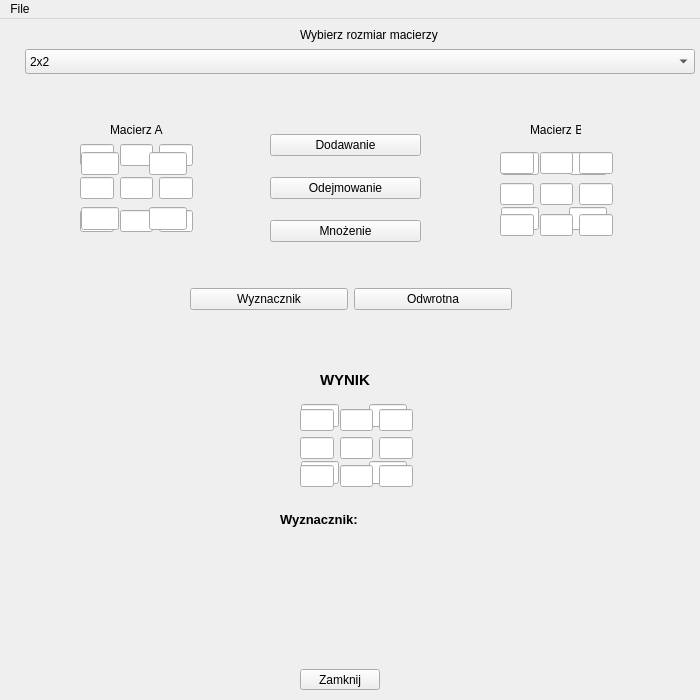
<?xml version="1.0" encoding="UTF-8"?>
<ui version="4.0">
 <class>KalkuM</class>
 <widget class="QMainWindow" name="KalkuM">
  <property name="enabled">
   <bool>true</bool>
  </property>
  <property name="geometry">
   <rect>
    <x>0</x>
    <y>0</y>
    <width>700</width>
    <height>700</height>
   </rect>
  </property>
  <property name="windowTitle">
   <string>KalkuM</string>
  </property>
  <widget class="QWidget" name="centralwidget">
   <widget class="QPushButton" name="pushButtonClose">
    <property name="geometry">
     <rect>
      <x>300</x>
      <y>650</y>
      <width>80</width>
      <height>21</height>
     </rect>
    </property>
    <property name="text">
     <string>Zamknij</string>
    </property>
   </widget>
   <widget class="QComboBox" name="comboBox">
    <property name="geometry">
     <rect>
      <x>25</x>
      <y>30</y>
      <width>670</width>
      <height>25</height>
     </rect>
    </property>
    <item>
     <property name="text">
      <string>2x2</string>
     </property>
    </item>
    <item>
     <property name="text">
      <string>3x3</string>
     </property>
    </item>
   </widget>
   <widget class="QLabel" name="label">
    <property name="geometry">
     <rect>
      <x>300</x>
      <y>0</y>
      <width>150</width>
      <height>31</height>
     </rect>
    </property>
    <property name="text">
     <string>Wybierz rozmiar macierzy</string>
    </property>
   </widget>
   <widget class="QWidget" name="gridLayoutWidget">
    <property name="geometry">
     <rect>
      <x>270</x>
      <y>100</y>
      <width>151</width>
      <height>141</height>
     </rect>
    </property>
    <layout class="QGridLayout" name="gridLayout">
     <item row="0" column="0">
      <widget class="QPushButton" name="pushButton_2">
       <property name="text">
        <string>Dodawanie</string>
       </property>
      </widget>
     </item>
     <item row="1" column="0">
      <widget class="QPushButton" name="pushButton">
       <property name="text">
        <string>Odejmowanie</string>
       </property>
      </widget>
     </item>
     <item row="2" column="0">
      <widget class="QPushButton" name="pushButton_3">
       <property name="text">
        <string>Mnożenie</string>
       </property>
      </widget>
     </item>
    </layout>
   </widget>
   <widget class="QWidget" name="gridLayoutWidget_2">
    <property name="geometry">
     <rect>
      <x>190</x>
      <y>260</y>
      <width>322</width>
      <height>41</height>
     </rect>
    </property>
    <layout class="QGridLayout" name="gridLayout_2">
     <item row="0" column="1">
      <widget class="QPushButton" name="pushButton_5">
       <property name="text">
        <string>Odwrotna</string>
       </property>
      </widget>
     </item>
     <item row="0" column="0">
      <widget class="QPushButton" name="pushButton_4">
       <property name="text">
        <string>Wyznacznik</string>
       </property>
      </widget>
     </item>
    </layout>
   </widget>
   <widget class="QWidget" name="gridWidget_3" native="true">
    <property name="geometry">
     <rect>
      <x>80</x>
      <y>130</y>
      <width>108</width>
      <height>84</height>
     </rect>
    </property>
    <layout class="QGridLayout" name="gridLayout_3">
     <property name="leftMargin">
      <number>1</number>
     </property>
     <property name="topMargin">
      <number>1</number>
     </property>
     <property name="rightMargin">
      <number>1</number>
     </property>
     <property name="bottomMargin">
      <number>1</number>
     </property>
     <property name="spacing">
      <number>30</number>
     </property>
     <item row="2" column="2">
      <widget class="QLineEdit" name="lineEdit_2">
       <property name="font">
        <font>
         <pointsize>10</pointsize>
        </font>
       </property>
       <property name="inputMethodHints">
        <set>Qt::ImhFormattedNumbersOnly|Qt::ImhPreferNumbers</set>
       </property>
       <property name="maxLength">
        <number>9999</number>
       </property>
       <property name="frame">
        <bool>true</bool>
       </property>
       <property name="alignment">
        <set>Qt::AlignCenter</set>
       </property>
      </widget>
     </item>
     <item row="1" column="3">
      <widget class="QLineEdit" name="lineEdit_3">
       <property name="font">
        <font>
         <pointsize>10</pointsize>
        </font>
       </property>
       <property name="inputMethodHints">
        <set>Qt::ImhFormattedNumbersOnly|Qt::ImhPreferNumbers</set>
       </property>
       <property name="maxLength">
        <number>9999</number>
       </property>
       <property name="frame">
        <bool>true</bool>
       </property>
       <property name="alignment">
        <set>Qt::AlignCenter</set>
       </property>
      </widget>
     </item>
     <item row="2" column="3">
      <widget class="QLineEdit" name="lineEdit_4">
       <property name="font">
        <font>
         <pointsize>10</pointsize>
        </font>
       </property>
       <property name="inputMethodHints">
        <set>Qt::ImhFormattedNumbersOnly|Qt::ImhPreferNumbers</set>
       </property>
       <property name="maxLength">
        <number>9999</number>
       </property>
       <property name="frame">
        <bool>true</bool>
       </property>
       <property name="alignment">
        <set>Qt::AlignCenter</set>
       </property>
      </widget>
     </item>
     <item row="1" column="2">
      <widget class="QLineEdit" name="lineEdit">
       <property name="enabled">
        <bool>true</bool>
       </property>
       <property name="font">
        <font>
         <pointsize>10</pointsize>
        </font>
       </property>
       <property name="inputMethodHints">
        <set>Qt::ImhFormattedNumbersOnly|Qt::ImhPreferNumbers</set>
       </property>
       <property name="maxLength">
        <number>999</number>
       </property>
       <property name="frame">
        <bool>true</bool>
       </property>
       <property name="alignment">
        <set>Qt::AlignCenter</set>
       </property>
      </widget>
     </item>
    </layout>
   </widget>
   <widget class="QWidget" name="gridWidget_4" native="true">
    <property name="geometry">
     <rect>
      <x>500</x>
      <y>130</y>
      <width>108</width>
      <height>84</height>
     </rect>
    </property>
    <layout class="QGridLayout" name="gridLayout_4">
     <property name="leftMargin">
      <number>1</number>
     </property>
     <property name="topMargin">
      <number>1</number>
     </property>
     <property name="rightMargin">
      <number>1</number>
     </property>
     <property name="bottomMargin">
      <number>1</number>
     </property>
     <property name="spacing">
      <number>30</number>
     </property>
     <item row="2" column="2">
      <widget class="QLineEdit" name="lineEdit_5">
       <property name="font">
        <font>
         <pointsize>10</pointsize>
        </font>
       </property>
       <property name="inputMethodHints">
        <set>Qt::ImhFormattedNumbersOnly|Qt::ImhPreferNumbers</set>
       </property>
       <property name="maxLength">
        <number>999</number>
       </property>
       <property name="frame">
        <bool>true</bool>
       </property>
       <property name="alignment">
        <set>Qt::AlignCenter</set>
       </property>
      </widget>
     </item>
     <item row="1" column="2">
      <widget class="QLineEdit" name="lineEdit_6">
       <property name="enabled">
        <bool>true</bool>
       </property>
       <property name="font">
        <font>
         <pointsize>10</pointsize>
        </font>
       </property>
       <property name="inputMethodHints">
        <set>Qt::ImhFormattedNumbersOnly|Qt::ImhPreferNumbers</set>
       </property>
       <property name="maxLength">
        <number>9999</number>
       </property>
       <property name="frame">
        <bool>true</bool>
       </property>
       <property name="alignment">
        <set>Qt::AlignCenter</set>
       </property>
      </widget>
     </item>
     <item row="1" column="3">
      <widget class="QLineEdit" name="lineEdit_7">
       <property name="font">
        <font>
         <pointsize>10</pointsize>
        </font>
       </property>
       <property name="inputMethodHints">
        <set>Qt::ImhFormattedNumbersOnly|Qt::ImhPreferNumbers</set>
       </property>
       <property name="maxLength">
        <number>9999</number>
       </property>
       <property name="frame">
        <bool>true</bool>
       </property>
       <property name="alignment">
        <set>Qt::AlignCenter</set>
       </property>
      </widget>
     </item>
     <item row="2" column="3">
      <widget class="QLineEdit" name="lineEdit_8">
       <property name="font">
        <font>
         <pointsize>10</pointsize>
        </font>
       </property>
       <property name="inputMethodHints">
        <set>Qt::ImhFormattedNumbersOnly|Qt::ImhPreferNumbers</set>
       </property>
       <property name="maxLength">
        <number>9999</number>
       </property>
       <property name="frame">
        <bool>true</bool>
       </property>
       <property name="alignment">
        <set>Qt::AlignCenter</set>
       </property>
      </widget>
     </item>
    </layout>
   </widget>
   <widget class="QLabel" name="label_2">
    <property name="geometry">
     <rect>
      <x>110</x>
      <y>100</y>
      <width>61</width>
      <height>21</height>
     </rect>
    </property>
    <property name="text">
     <string>Macierz A</string>
    </property>
   </widget>
   <widget class="QLabel" name="label_3">
    <property name="geometry">
     <rect>
      <x>530</x>
      <y>100</y>
      <width>51</width>
      <height>21</height>
     </rect>
    </property>
    <property name="text">
     <string>Macierz B</string>
    </property>
   </widget>
   <widget class="QWidget" name="gridWidget_5" native="true">
    <property name="geometry">
     <rect>
      <x>300</x>
      <y>380</y>
      <width>108</width>
      <height>91</height>
     </rect>
    </property>
    <layout class="QGridLayout" name="gridLayout_5">
     <property name="leftMargin">
      <number>1</number>
     </property>
     <property name="topMargin">
      <number>1</number>
     </property>
     <property name="rightMargin">
      <number>1</number>
     </property>
     <property name="bottomMargin">
      <number>1</number>
     </property>
     <property name="spacing">
      <number>30</number>
     </property>
     <item row="1" column="0">
      <widget class="QLineEdit" name="lineEdit_9">
       <property name="font">
        <font>
         <pointsize>10</pointsize>
        </font>
       </property>
       <property name="inputMethodHints">
        <set>Qt::ImhFormattedNumbersOnly|Qt::ImhPreferNumbers</set>
       </property>
       <property name="maxLength">
        <number>99999</number>
       </property>
       <property name="frame">
        <bool>true</bool>
       </property>
       <property name="alignment">
        <set>Qt::AlignCenter</set>
       </property>
       <property name="readOnly">
        <bool>true</bool>
       </property>
      </widget>
     </item>
     <item row="0" column="1">
      <widget class="QLineEdit" name="lineEdit_11">
       <property name="font">
        <font>
         <pointsize>10</pointsize>
        </font>
       </property>
       <property name="inputMethodHints">
        <set>Qt::ImhFormattedNumbersOnly|Qt::ImhPreferNumbers</set>
       </property>
       <property name="maxLength">
        <number>99999</number>
       </property>
       <property name="frame">
        <bool>true</bool>
       </property>
       <property name="alignment">
        <set>Qt::AlignCenter</set>
       </property>
       <property name="readOnly">
        <bool>true</bool>
       </property>
      </widget>
     </item>
     <item row="1" column="1">
      <widget class="QLineEdit" name="lineEdit_12">
       <property name="font">
        <font>
         <pointsize>10</pointsize>
        </font>
       </property>
       <property name="inputMethodHints">
        <set>Qt::ImhFormattedNumbersOnly|Qt::ImhPreferNumbers</set>
       </property>
       <property name="maxLength">
        <number>99999</number>
       </property>
       <property name="frame">
        <bool>true</bool>
       </property>
       <property name="alignment">
        <set>Qt::AlignCenter</set>
       </property>
       <property name="readOnly">
        <bool>true</bool>
       </property>
      </widget>
     </item>
     <item row="0" column="0">
      <widget class="QLineEdit" name="lineEdit_10">
       <property name="enabled">
        <bool>true</bool>
       </property>
       <property name="font">
        <font>
         <pointsize>10</pointsize>
        </font>
       </property>
       <property name="inputMethodHints">
        <set>Qt::ImhFormattedNumbersOnly|Qt::ImhPreferNumbers</set>
       </property>
       <property name="maxLength">
        <number>99999</number>
       </property>
       <property name="frame">
        <bool>true</bool>
       </property>
       <property name="alignment">
        <set>Qt::AlignCenter</set>
       </property>
       <property name="readOnly">
        <bool>true</bool>
       </property>
      </widget>
     </item>
    </layout>
   </widget>
   <widget class="QLabel" name="label_4">
    <property name="geometry">
     <rect>
      <x>320</x>
      <y>350</y>
      <width>81</width>
      <height>21</height>
     </rect>
    </property>
    <property name="font">
     <font>
      <pointsize>11</pointsize>
      <weight>75</weight>
      <bold>true</bold>
     </font>
    </property>
    <property name="text">
     <string>WYNIK</string>
    </property>
   </widget>
   <widget class="QLabel" name="label_5">
    <property name="geometry">
     <rect>
      <x>280</x>
      <y>490</y>
      <width>91</width>
      <height>21</height>
     </rect>
    </property>
    <property name="font">
     <font>
      <pointsize>10</pointsize>
      <weight>75</weight>
      <bold>true</bold>
     </font>
    </property>
    <property name="text">
     <string>Wyznacznik:</string>
    </property>
   </widget>
   <widget class="QWidget" name="widget" native="true">
    <property name="geometry">
     <rect>
      <x>80</x>
      <y>110</y>
      <width>171</width>
      <height>181</height>
     </rect>
    </property>
    <widget class="QWidget" name="gridLayoutWidget_6">
     <property name="geometry">
      <rect>
       <x>0</x>
       <y>10</y>
       <width>113</width>
       <height>101</height>
      </rect>
     </property>
     <layout class="QGridLayout" name="gridLayout_6">
      <item row="1" column="1">
       <widget class="QLineEdit" name="lineEdit_17"/>
      </item>
      <item row="1" column="2">
       <widget class="QLineEdit" name="lineEdit_18"/>
      </item>
      <item row="0" column="0">
       <widget class="QLineEdit" name="lineEdit_13"/>
      </item>
      <item row="1" column="0">
       <widget class="QLineEdit" name="lineEdit_16"/>
      </item>
      <item row="0" column="1">
       <widget class="QLineEdit" name="lineEdit_14"/>
      </item>
      <item row="2" column="2">
       <widget class="QLineEdit" name="lineEdit_21"/>
      </item>
      <item row="2" column="0">
       <widget class="QLineEdit" name="lineEdit_19"/>
      </item>
      <item row="0" column="2">
       <widget class="QLineEdit" name="lineEdit_15"/>
      </item>
      <item row="2" column="1">
       <widget class="QLineEdit" name="lineEdit_20"/>
      </item>
     </layout>
    </widget>
   </widget>
   <widget class="QWidget" name="widget_2" native="true">
    <property name="geometry">
     <rect>
      <x>490</x>
      <y>120</y>
      <width>171</width>
      <height>121</height>
     </rect>
    </property>
    <widget class="QWidget" name="gridLayoutWidget_3">
     <property name="geometry">
      <rect>
       <x>10</x>
       <y>10</y>
       <width>113</width>
       <height>91</height>
      </rect>
     </property>
     <layout class="QGridLayout" name="gridLayout_7">
      <item row="1" column="1">
       <widget class="QLineEdit" name="lineEdit_26"/>
      </item>
      <item row="1" column="0">
       <widget class="QLineEdit" name="lineEdit_25"/>
      </item>
      <item row="1" column="2">
       <widget class="QLineEdit" name="lineEdit_27"/>
      </item>
      <item row="0" column="1">
       <widget class="QLineEdit" name="lineEdit_23"/>
      </item>
      <item row="0" column="2">
       <widget class="QLineEdit" name="lineEdit_24"/>
      </item>
      <item row="0" column="0">
       <widget class="QLineEdit" name="lineEdit_22"/>
      </item>
      <item row="2" column="0">
       <widget class="QLineEdit" name="lineEdit_28"/>
      </item>
      <item row="2" column="1">
       <widget class="QLineEdit" name="lineEdit_29"/>
      </item>
      <item row="2" column="2">
       <widget class="QLineEdit" name="lineEdit_30"/>
      </item>
     </layout>
    </widget>
   </widget>
   <widget class="QWidget" name="widget_3" native="true">
    <property name="geometry">
     <rect>
      <x>290</x>
      <y>380</y>
      <width>171</width>
      <height>121</height>
     </rect>
    </property>
    <widget class="QWidget" name="gridLayoutWidget_4">
     <property name="geometry">
      <rect>
       <x>10</x>
       <y>10</y>
       <width>113</width>
       <height>80</height>
      </rect>
     </property>
     <layout class="QGridLayout" name="gridLayout_8">
      <item row="1" column="1">
       <widget class="QLineEdit" name="lineEdit_31"/>
      </item>
      <item row="1" column="0">
       <widget class="QLineEdit" name="lineEdit_32"/>
      </item>
      <item row="1" column="2">
       <widget class="QLineEdit" name="lineEdit_33"/>
      </item>
      <item row="0" column="1">
       <widget class="QLineEdit" name="lineEdit_34"/>
      </item>
      <item row="0" column="2">
       <widget class="QLineEdit" name="lineEdit_35"/>
      </item>
      <item row="0" column="0">
       <widget class="QLineEdit" name="lineEdit_36"/>
      </item>
      <item row="2" column="0">
       <widget class="QLineEdit" name="lineEdit_37"/>
      </item>
      <item row="2" column="1">
       <widget class="QLineEdit" name="lineEdit_38"/>
      </item>
      <item row="2" column="2">
       <widget class="QLineEdit" name="lineEdit_39"/>
      </item>
     </layout>
    </widget>
   </widget>
   <widget class="QWidget" name="widget_skalar" native="true">
    <property name="geometry">
     <rect>
      <x>370</x>
      <y>490</y>
      <width>120</width>
      <height>41</height>
     </rect>
    </property>
    <widget class="QLabel" name="wynik_skalar">
     <property name="geometry">
      <rect>
       <x>0</x>
       <y>-10</y>
       <width>61</width>
       <height>41</height>
      </rect>
     </property>
     <property name="font">
      <font>
       <pointsize>11</pointsize>
       <weight>75</weight>
       <bold>true</bold>
      </font>
     </property>
     <property name="text">
      <string/>
     </property>
    </widget>
   </widget>
   <widget class="QWidget" name="widget_skalar2" native="true">
    <property name="geometry">
     <rect>
      <x>370</x>
      <y>490</y>
      <width>120</width>
      <height>21</height>
     </rect>
    </property>
    <widget class="QLabel" name="wynik_skalar2">
     <property name="geometry">
      <rect>
       <x>0</x>
       <y>-10</y>
       <width>71</width>
       <height>41</height>
      </rect>
     </property>
     <property name="font">
      <font>
       <pointsize>11</pointsize>
       <weight>75</weight>
       <bold>true</bold>
      </font>
     </property>
     <property name="text">
      <string/>
     </property>
    </widget>
   </widget>
   <zorder>pushButtonClose</zorder>
   <zorder>comboBox</zorder>
   <zorder>label</zorder>
   <zorder>gridLayoutWidget</zorder>
   <zorder>gridLayoutWidget_2</zorder>
   <zorder>gridWidget_4</zorder>
   <zorder>label_2</zorder>
   <zorder>label_3</zorder>
   <zorder>gridWidget_5</zorder>
   <zorder>label_4</zorder>
   <zorder>label_5</zorder>
   <zorder>widget</zorder>
   <zorder>widget_2</zorder>
   <zorder>widget_3</zorder>
   <zorder>gridWidget_3</zorder>
   <zorder>widget_skalar</zorder>
   <zorder>widget_skalar2</zorder>
  </widget>
  <widget class="QMenuBar" name="menuBar">
   <property name="geometry">
    <rect>
     <x>0</x>
     <y>0</y>
     <width>700</width>
     <height>20</height>
    </rect>
   </property>
   <widget class="QMenu" name="menuFile">
    <property name="title">
     <string>File</string>
    </property>
    <addaction name="actionZapisz"/>
   </widget>
   <addaction name="menuFile"/>
  </widget>
  <action name="actionZapisz">
   <property name="text">
    <string>Zapisz</string>
   </property>
  </action>
 </widget>
 <resources/>
 <connections>
  <connection>
   <sender>pushButtonClose</sender>
   <signal>clicked()</signal>
   <receiver>KalkuM</receiver>
   <slot>close()</slot>
   <hints>
    <hint type="sourcelabel">
     <x>361</x>
     <y>657</y>
    </hint>
    <hint type="destinationlabel">
     <x>362</x>
     <y>738</y>
    </hint>
   </hints>
  </connection>
 </connections>
</ui>
